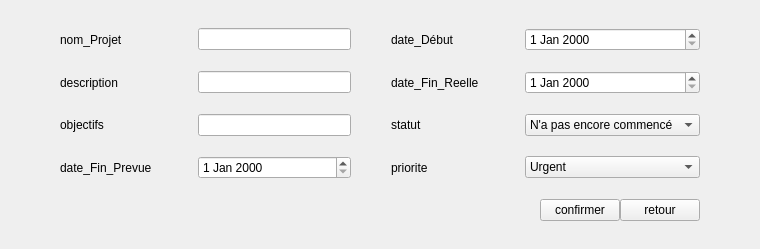
            <widget class="QWidget" name="page_proj_edit">
             <layout class="QGridLayout" name="gridLayoutProjEdit">
              <property name="leftMargin">
               <number>60</number>
              </property>
              <property name="topMargin">
               <number>28</number>
              </property>
              <property name="rightMargin">
               <number>60</number>
              </property>
              <property name="bottomMargin">
               <number>28</number>
              </property>
              <property name="horizontalSpacing">
               <number>40</number>
              </property>
              <property name="verticalSpacing">
               <number>20</number>
              </property>
              <item row="2" column="2">
               <widget class="QLabel" name="lblInventeursEditProj">
                <property name="text">
                 <string>statut  </string>
                </property>
               </widget>
              </item>
              <item row="0" column="1">
               <widget class="QLineEdit" name="lineTitreEditProj"/>
              </item>
              <item row="2" column="0">
               <widget class="QLabel" name="lblTypeBrevetEditProj">
                <property name="text">
                 <string>objectifs  </string>
                </property>
               </widget>
              </item>
              <item row="3" column="3">
               <widget class="QComboBox" name="lineResumeEditProj">
                <item>
                 <property name="text">
                  <string>Urgent</string>
                 </property>
                </item>
                <item>
                 <property name="text">
                  <string>N'est pas urgent</string>
                 </property>
                </item>
               </widget>
              </item>
              <item row="1" column="0">
               <widget class="QLabel" name="lblDomaineEditProj">
                <property name="text">
                 <string>description  </string>
                </property>
               </widget>
              </item>
              <item row="3" column="2">
               <widget class="QLabel" name="lblResumeEditProj">
                <property name="text">
                 <string>priorite </string>
                </property>
               </widget>
              </item>
              <item row="5" column="0" colspan="4">
               <layout class="QHBoxLayout" name="hLayoutEditButtonsProj">
                <item>
                 <spacer name="spacerEditButtonsProj">
                  <property name="orientation">
                   <enum>Qt::Orientation::Horizontal</enum>
                  </property>
                  <property name="sizeHint" stdset="0">
                   <size>
                    <width>480</width>
                    <height>20</height>
                   </size>
                  </property>
                 </spacer>
                </item>
                <item>
                 <widget class="QPushButton" name="btnConfirmEditProj">
                  <property name="text">
                   <string>confirmer</string>
                  </property>
                 </widget>
                </item>
                <item>
                 <widget class="QPushButton" name="btnRetourEditProj">
                  <property name="text">
                   <string>retour</string>
                  </property>
                 </widget>
                </item>
               </layout>
              </item>
              <item row="2" column="3">
               <widget class="QComboBox" name="lineInventeursEditProj">
                <item>
                 <property name="text">
                  <string>N'a pas encore commencé</string>
                 </property>
                </item>
                <item>
                 <property name="text">
                  <string>En cours</string>
                 </property>
                </item>
                <item>
                 <property name="text">
                  <string>Terminé</string>
                 </property>
                </item>
               </widget>
              </item>
              <item row="0" column="2">
               <widget class="QLabel" name="lblDateDepotEditProj">
                <property name="text">
                 <string>date_Début    </string>
                </property>
               </widget>
              </item>
              <item row="0" column="0">
               <widget class="QLabel" name="lblTitreEditProj">
                <property name="text">
                 <string>nom_Projet </string>
                </property>
               </widget>
              </item>
              <item row="1" column="2">
               <widget class="QLabel" name="lblStatusBrevetEditProj">
                <property name="text">
                 <string>date_Fin_Reelle  </string>
                </property>
               </widget>
              </item>
              <item row="1" column="1">
               <widget class="QLineEdit" name="lineDomaineEditProj"/>
              </item>
              <item row="3" column="0">
               <widget class="QLabel" name="lblNumeroBrevetEditProj">
                <property name="text">
                 <string>date_Fin_Prevue  </string>
                </property>
               </widget>
              </item>
              <item row="1" column="3">
               <widget class="QDateEdit" name="dateEdit_4"/>
              </item>
              <item row="0" column="3">
               <widget class="QDateEdit" name="dateEdit_5"/>
              </item>
              <item row="2" column="1">
               <widget class="QLineEdit" name="lineEdit_2"/>
              </item>
              <item row="3" column="1">
               <widget class="QDateEdit" name="dateEdit_6"/>
              </item>
             </layout>
            </widget>
